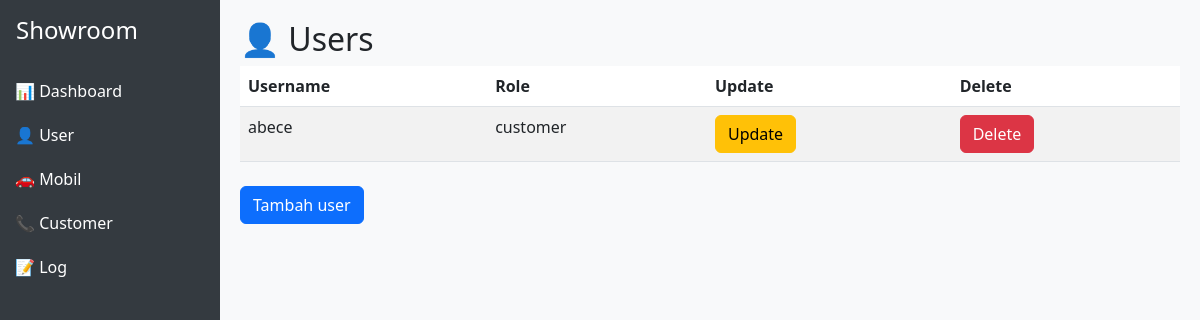
Before: /users/userlist/ with the older database file.
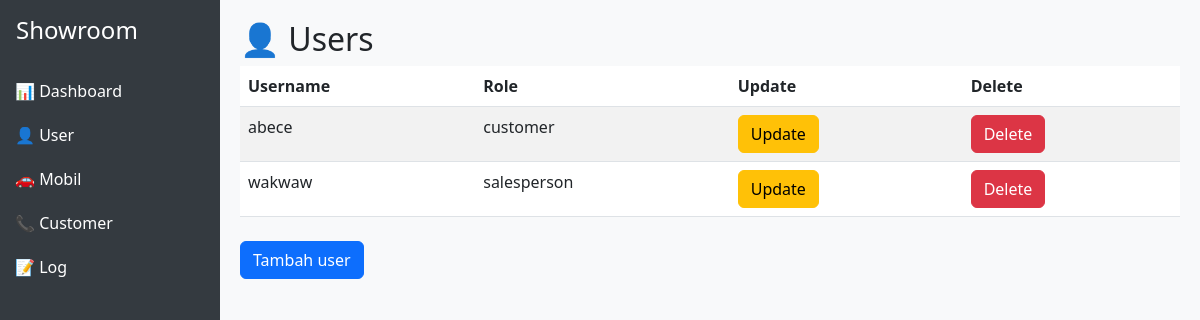
After: the same page with the newer database file.
### users/models.py (models this page shows, shortened)
class User(AbstractUser):
    ROLE_CHOICES = (
        ("admin", "Admin"),
        ("salesperson", "Salesperson"),
        ("customer", "Customer"),
    )
    role = models.CharField(max_length=20, choices=ROLE_CHOICES, default="customer")

### users/views.py (the view)
# urls.py: path('userlist/', userlist_view, name='user_list'),
def userlist_view(request):
    context = {
        'users' : User.objects.all()
    }
    return render(request,'users/user_index.html',context)

### users/templates/users/user_index.html
{% extends "base.html" %}
{% block content %}
<h2>👤 Users</h2>
<table class="table table-striped">
  <thead>
    <tr>
      <th>Username</th>
      <th>Role</th>
      <th>Update</th>
      <th>Delete</th>
    </tr>
  </thead>
  <tbody>
    {% for user in users %}
    <tr>
      <td>{{ user.username }}</td>
      <td>{{ user.role }}</td>
      <td><a href="{% url 'update_user' user.id %}" class="btn btn-warning">Update</td>
      <td><a href="{% url 'delete_user' user.id %}" class="btn btn-danger">Delete</td>
    </tr>
    {% endfor %}
  </tbody>
</table>
<a href="{% url 'register'%}" class="btn btn-primary mt-2">Tambah user</a>
{% endblock content %}

Changed rows visible on the page:
added User: username "wakwaw", role "salesperson"
